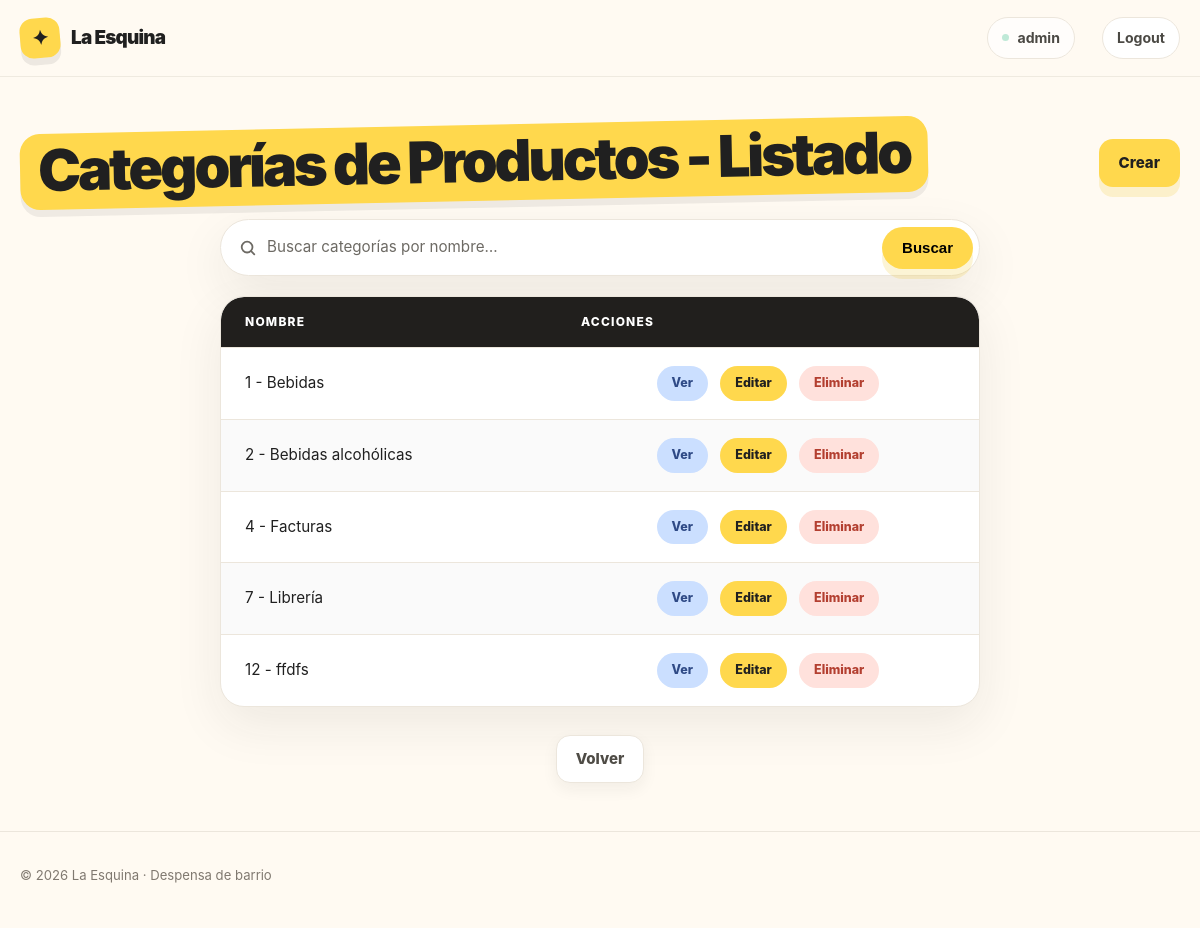
Page /ventas/categoria/list/ (signed in) on the committed database.
### ventas/models/categoria.py (models this page shows, shortened)
class Categoria(models.Model):
    nombre = models.CharField(unique=True)
    descripcion = models.TextField(blank=True)
    class Meta:
        verbose_name = "Categoría de Producto"
        verbose_name_plural = "Categorías de Productos"

### ventas/views/categoria.py (the view)
# urls.py: path("categoria/list/", categoria_list, name="categoria_list"),
def categoria_list(request: HttpRequest) -> HttpResponse:
    busqueda = request.GET.get("busqueda", "").strip()
    if busqueda:
        categorias = Categoria.objects.filter(nombre__icontains=busqueda)
    else:
        categorias = Categoria.objects.all()
    return render(request, "ventas/categoria_list.html", {"categorias": categorias})

### ventas/templates/ventas/categoria_list.html
{% extends "core/base.html" %}
{% load static %}
{% block styles %}
    <link rel="stylesheet" href="{% static 'core/css/table.css' %}" />
    <link rel="stylesheet" href="{% static 'core/css/search.css' %}" />
{% endblock styles %}
{% block content %}
    <div class="container section">
        <div class="page-head">
            <h1 class="page-title">Categorías de Productos - Listado</h1>
            <a class="button button-primary"
               href="{% url 'ventas:categoria_create' %}">Crear</a>
        </div>
        {% include "core/partials/search.html" with placeholder="Buscar categorías por nombre…" label="Buscar categorías" clear_url="ventas:categoria_list" %}
        <table class="data-table">
            <thead>
                <tr>
                    <th>Nombre</th>
                    <th>Acciones</th>
                </tr>
            </thead>
            <tbody>
                {% for categoria in categorias %}
                    <tr>
                        <td>{{ categoria.pk }} - {{ categoria.nombre }}</td>
                        <td class="table-actions">
                            <a class="table-action table-action--view"
                               href="{% url 'ventas:categoria_detail' categoria.pk %}">Ver</a>
                            <a class="table-action table-action--edit"
                               href="{% url 'ventas:categoria_update' categoria.pk %}">Editar</a>
                            <a class="table-action table-action--danger"
                               href="{% url 'ventas:categoria_delete' categoria.pk %}">Eliminar</a>
                        </td>
                    </tr>
                {% empty %}
                    <tr>
                        <td class="table-empty" colspan="2">No hay categorías disponibles.</td>
                    </tr>
                {% endfor %}
            </tbody>
        </table>
        <div class="page-actions">
            <a class="button button-secondary" href="{% url 'ventas:home' %}">Volver</a>
        </div>
    </div>
{% endblock content %}

### core/templates/core/partials/header.html (shortened to what this page needs)
<div class="nav">
    <div class="container nav-inner">
        <a href="/" class="brand" aria-label="La Esquina, inicio">
            <span class="brand-mark">✦</span>
            <span>La Esquina</span>
        </a>
        <nav class="nav-links" aria-label="Navegación principal">
            {% if user.is_authenticated %}
                <span class="nav-user">{{ user.username }}</span>
                <form action="{% url 'core:logout' %}" method="post">
                    <button class="nav-logout" type="submit">Logout</button>
                </form>
            {% else %}
                <a href="{% url 'core:login' %}" class="nav-cta">Acceder</a>
            {% endif %}
        </nav>
    </div>
</div>

### core/static/core/css/base.css (style rules this page uses)
:root { --bg: #fffaf2; --surface: #fff; --ink: #202020; --muted: #6d6a64; --line: #ece6dc; --yellow: #ffd84d; --coral: #ff806f; --mint: #bfe9d7; --blue: #cbdfff; --pink: #ffd3df; --shadow: 0 18px 50px rgba(32, 32, 32, 0.08); }
* { box-sizing: border-box; margin: 0; padding: 0; }
html { scroll-behavior: smooth; }
body { font-family: Inter, ui-sans-serif, system-ui, -apple-system, BlinkMacSystemFont, "Segoe UI", sans-serif; background: var(--bg); color: var(--ink); line-height: 1.5; display: flex; flex-direction: column; min-height: 100vh; }
a { color: inherit; text-decoration: none; }
.container { width: min(1160px, calc(100% - 40px)); margin: 0 auto; }

### core/static/core/css/nav.css (style rules this page uses)
.nav { position: sticky; top: 0; z-index: 20; background: rgba(255, 250, 242, 0.9); backdrop-filter: blur(14px); border-bottom: 1px solid rgba(236, 230, 220, 0.8); }
.nav-inner { min-height: 76px; display: flex; align-items: center; justify-content: space-between; gap: 24px; }
.brand { display: inline-flex; align-items: center; gap: 11px; font-weight: 900; font-size: 1.18rem; letter-spacing: -0.04em; }
.brand-mark { width: 40px; height: 40px; display: grid; place-items: center; border-radius: 13px; background: var(--yellow); transform: rotate(-5deg); font-size: 1.25rem; box-shadow: 0 7px 0 rgba(32, 32, 32, 0.08); }
.nav-links { display: flex; align-items: center; gap: 27px; color: #4b4944; font-size: 0.94rem; font-weight: 700; }
.nav-user { display: inline-flex; align-items: center; gap: 8px; padding: 9px 14px; border: 1px solid var(--line); border-radius: 999px; background: rgba(255, 255, 255, 0.72); color: #4b4944; font-size: 0.88rem; font-weight: 750; }
.nav-user::before { width: 7px; height: 7px; border-radius: 50%; background: var(--mint); content: ""; }
.nav-links form { display: flex; }
.nav-logout { padding: 9px 14px; border: 1px solid var(--line); border-radius: 999px; background: var(--surface); color: #4b4944; font: inherit; font-size: 0.88rem; font-weight: 750; cursor: pointer; transition: transform 0.2s ease, box-shadow 0.2s ease, border-color 0.2s ease; }

### core/static/core/css/components.css (style rules this page uses)
.page-title { display: inline-block; margin-bottom: 18px; padding: 6px 18px 10px; border-radius: 20px; background: var(--yellow); box-shadow: 0 7px 0 rgba(32, 32, 32, 0.07); font-size: clamp(2.3rem, 5.5vw, 3.6rem); font-weight: 950; line-height: 1.05; letter-spacing: -0.055em; transform: rotate(-1.2deg); }
.button { display: inline-flex; align-items: center; justify-content: center; gap: 9px; min-height: 48px; padding: 0 19px; border-radius: 14px; border: 1px solid transparent; font-size: 0.94rem; font-weight: 850; transition: transform 0.2s ease, box-shadow 0.2s ease; }
.button-primary { background: var(--yellow); box-shadow: 0 10px 0 rgba(237, 191, 23, 0.18); }
.button-secondary { background: var(--surface); border-color: var(--line); color: #4f4c46; box-shadow: 0 6px 16px rgba(32, 32, 32, 0.06); }
.page-actions { display: flex; justify-content: center; gap: 12px; }
.page-head { display: flex; align-items: center; justify-content: space-between; flex-wrap: wrap; gap: 16px; margin-bottom: 18px; }
.page-head .page-title { margin-bottom: 0; }
.section { padding: 48px 0; }

### rows in the picture
Categoria: pk "1", nombre "Bebidas"
Categoria: pk "2", nombre "Bebidas alcohólicas"
Categoria: pk "4", nombre "Facturas"
Categoria: pk "7", nombre "Librería"
Categoria: pk "12", nombre "ffdfs"

### other values in the picture
{{ user.username }} "admin"
